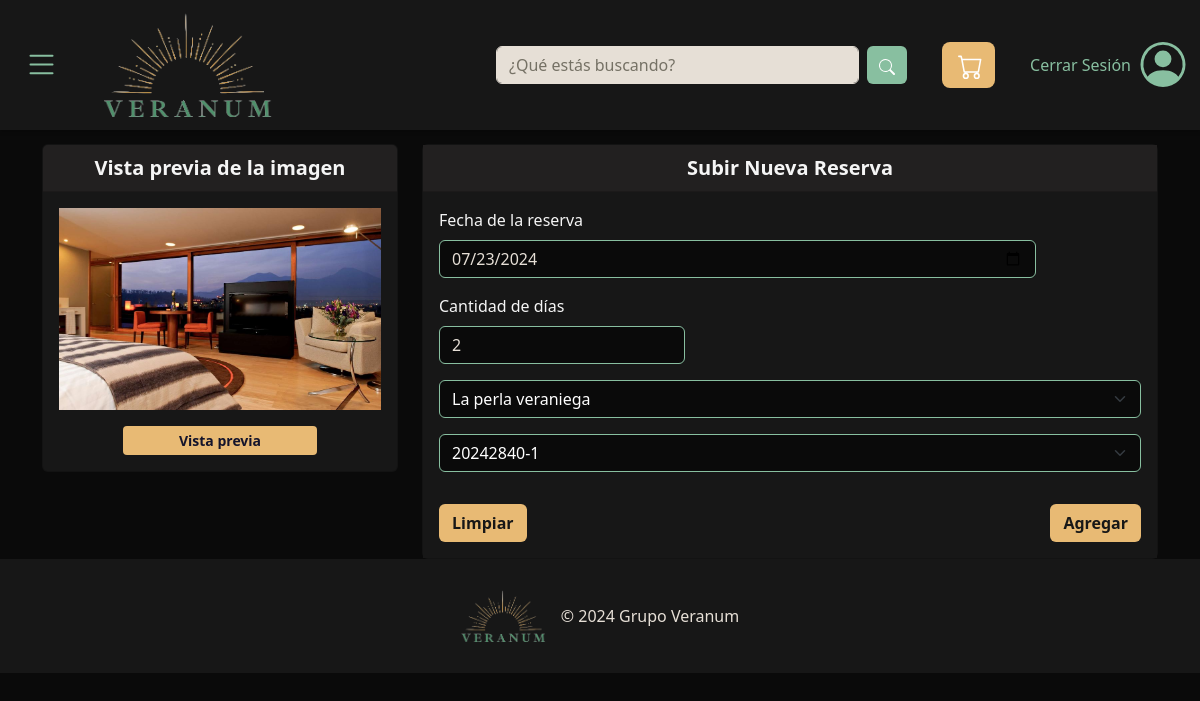
The app's page /registroReservas/1 (signed in), older data.
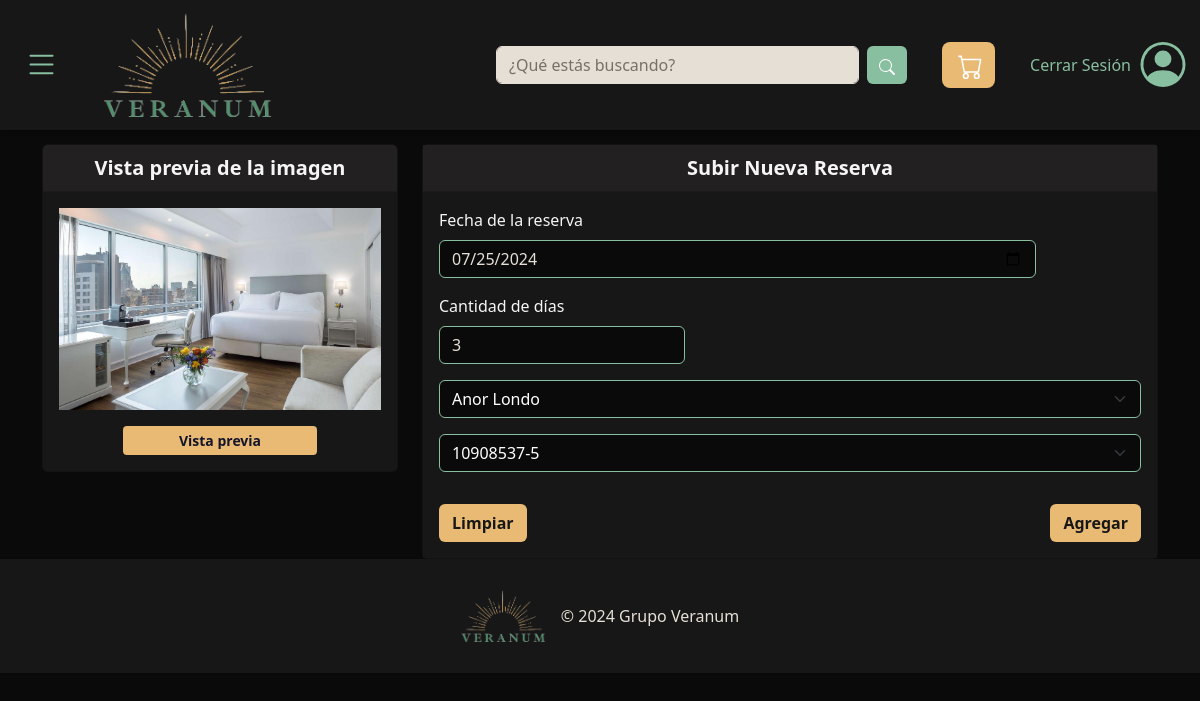
The same page, newer data.
### Store/models.py (models this page shows)
class Reserva(models.Model):
    idReserva     = models.IntegerField(primary_key=True)
    idUsuario     = models.ForeignKey('Usuario', on_delete=models.CASCADE, default='0')
    dias          = models.CharField(max_length=50, null=True)
    fecha         = models.DateField(default='2000-01-01')
    habitacion    = models.ForeignKey('Habitacion', on_delete=models.CASCADE)

class Habitacion(models.Model):
    idHab         = models.AutoField(primary_key=True)
    nombre        = models.CharField(max_length=50)
    servicio      = models.ForeignKey('servicio', on_delete=models.CASCADE)
    dispHab       = models.ForeignKey('dispHab', on_delete=models.CASCADE)
    descripcion   = models.CharField(max_length=550)
    imagen        = models.ImageField(upload_to='habitaciones/imagenes')
    ytVidId       = models.CharField(max_length=11, null=True)
    precio        = models.IntegerField()
    capacidad     = models.IntegerField()
    tipoHab       = models.ForeignKey('tipoHab', on_delete=models.CASCADE)

### Store/views.py (the view)
# urls.py: path('registroReservas/<int:idReserva>', views.modificarReserva, name='modificarReserva'),
@login_required
def modificarReserva(request, idReserva):
    reserva = Reserva.objects.get(idReserva = idReserva)
    habitaciones = Habitacion.objects.all()
    usuarios = Usuario.objects.all()
    context = {
    'reserva': reserva,
    'habitaciones': habitaciones,
    'usuarios': usuarios
    }
    return render(request, 'registroReservas.html', context)

### Store/templates/registroReservas.html (shortened to what the changed rows need)
{% extends "plantilla_base.html"  %}
{% block contenido %}
    <div class="container mt-5 pt-5">
        <div class="row justify-content-center">
            <div class="col-md-4">
                <div class="card mb-3">
                    <div class="card-body text-center">
                        <img id="vista-previa" src="{{reserva.habitacion.imagen.url}}" alt="Preview" class="img-fluid vista-previa">
                        <button type="button" class="btnVistaPreviaS btn btn-primary btn-sm mt-3" style="width: 60%;">Vista previa</button>
                    </div>
                </div>
            </div>
            <div class="col-md-8">
                <form class="card" action="{% url 'subirReserva' %}" method="post" enctype="multipart/form-data">
                    <div class="card-body" style="background-color: #171717;">
                            <div class="mb-3">
                                <label for="fechaReserva1" class="form-label" style="color: whitesmoke;">Fecha de la reserva</label>
                                <input type="date" class="fechaReserva1 form-control" value="{{reserva.fecha|date:'Y-m-d'}}" id="fechaReserva1" name="fechaReserva1" style="width: 85%; height: 45%;background-color: #0A0A0A; border-color: #88bfa0; color: #e6dfd6;" required>
                            </div>
                            <div class="mb-3">
                                <label for="estudio" class="form-label" style="color: whitesmoke;">Cantidad de días</label>
                                <input type="number" name="cantidadDias" value="{{reserva.dias}}" class="cantidadDias form-control" id="cantidadDias" style="background-color: #0A0A0A; border-color: #88bfa0; color: #e6dfd6; margin-right: 10%; width: 35%" required min="1">
                            </div>
                            <div class="mb-3">
                            <select class="txtSHabitacion form-select" value="{{reserva.habitacion}}" name="habitacion" id="habitacion" style="background-color: #0A0A0A; border-color: #88bfa0; color: white;" required>
                                {%for habitacion in habitaciones%}
                                {%if reserva.habitacion.idHab == habitacion.idHab %}
                                <option name="idTpoClave" value="{{habitacion.idHab}}" selected>{{habitacion.nombre}}</option>
                                {%else%}
                                <option name="idTpoClave" value="{{habitacion.idHab}}">{{habitacion.nombre}}</option>
                                {%endif%}
                                {%endfor%}
                              </select>
                            </div>
                              <div class="mb-3">
                              <select class="txtSUsuario form-select" value="{{reserva.idUsuario.idUsuario}}" name="usuario" id="usuario" style="background-color: #0A0A0A; border-color: #88bfa0; color: white;" required>
                                {%for usuario in usuarios%}
                                {%if reserva.idUsuario.idUsuario == usuario.idUsuario %}
                                <option name="idUser" value="{{usuario.idUsuario}}" selected>{{usuario.rut}}</option>
                                {%else%}
                                <option name="idUser" value="{{usuario.idUsuario}}">{{usuario.rut}}</option>
                                {%endif%}
                                {%endfor%}
                              </select>
                                </div>
                    </div>
                  </form>
            </div>
        </div>
    </div>
{% endblock %}

Row changes from the older to the newer data that the page shows:
changed Reserva: habitacion.imagen: a different picture; fechaReserva1 "07/23/2024" → "07/25/2024"; cantidadDias "2" → "3"
Text that changed along with them:
form field habitacion: "La perla veraniega" → "Anor Londo"
form field usuario: "20242840-1" → "10908537-5"
